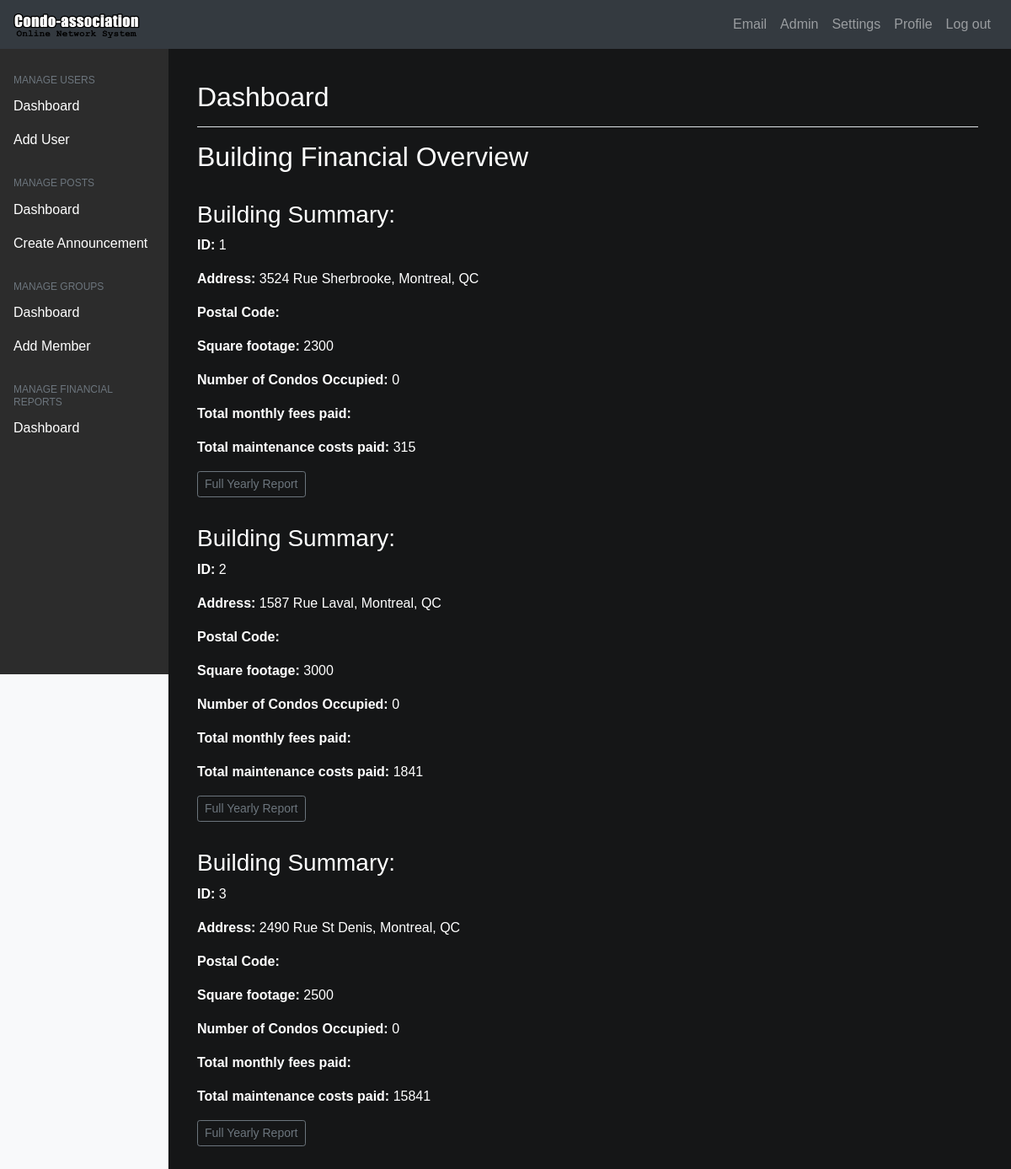
Before: /financials.php (signed in) with the older database file.
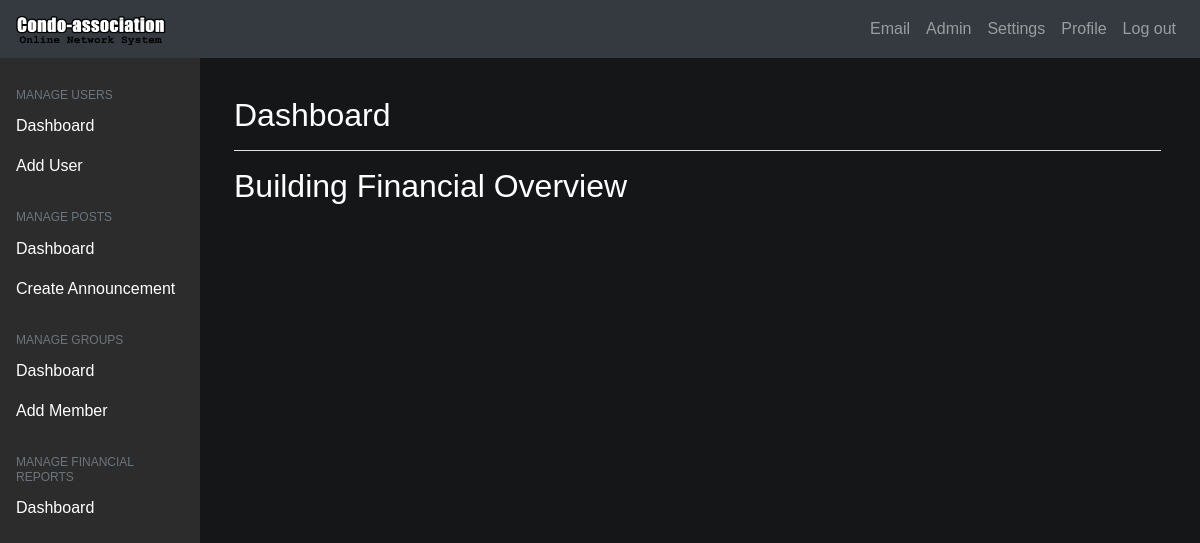
After: the same page with the newer database file.
### tables this page shows
CREATE TABLE `building` (
  `building_id` INT NOT NULL AUTO_INCREMENT,
  `square_footage` DECIMAL NOT NULL,
  `address` VARCHAR(45) NOT NULL,
  `postal_code` VARCHAR(7) NOT NULL,
  PRIMARY KEY (`building_id`)
);

### includes/config_inc.php (called while the page is built, shortened)
<?php
    $home_url = "index.php";
    $register_url = "admin_registration.php";
    $profile_url = "profile.php";
    $logout_url = "includes/logout_inc.php";
    $admin_url = "admin.php";
    $admin_group_add_url = "admin_add_group_member.php";
    $admin_posts_url = "admin_posts.php";
    $admin_announcement_url = "admin_announcement.php";
    $admin_groups_url = "admin_groups.php";
    $settings_url = "settings.php";
    $active_page = substr($_SERVER["SCRIPT_NAME"],strrpos($_SERVER["SCRIPT_NAME"],"/")+1);
    $email_url = "email.php";
    $financials_url = "financials.php";

### includes/financials_functions_inc.php (the view, shortened to what this page needs)
<?php
function get_occupied_condos_count($conn, $bid) {
    $sql = "SELECT COUNT(owner_id) AS building_owned FROM condo WHERE building_id = {$bid};";
    $query_result = mysqli_query($conn, $sql);
    $row = mysqli_fetch_assoc($query_result);
    $result = $row["building_owned"];
    return $result;
}
function get_total_monthly_fees($conn, $bid) {
    $sql = "SELECT SUM(default_monthly_payment) AS building_default_yearly_sum FROM transaction_record, condo
		    WHERE (transaction_record.user_id = condo.owner_id AND condo.building_id = {$bid});";
    $query_result = mysqli_query($conn, $sql);
    $row = mysqli_fetch_assoc($query_result);
    $result = $row["building_default_yearly_sum"];
    return $result;
}
function get_total_maintenance_costs($conn, $bid) {
$sql = "SELECT SUM(total_cost) AS building_maintenance FROM maintenance WHERE building_id = {$bid};";
    $query_result = mysqli_query($conn, $sql);
    $row = mysqli_fetch_assoc($query_result);
    $result = $row["building_maintenance"];
    return $result;
}
function print_building_financial_overview($conn) {
    $sql = "SELECT * FROM building ORDER BY building_id ASC;";
    $query_result = mysqli_query($conn, $sql);
    while($row = mysqli_fetch_assoc($query_result)) {
        $bid = $row["building_id"];
        $address = $row["address"];
        $postal_code = $row["postal_code"];
        $square_footage = $row["square_footage"];
        $occupied_count = get_occupied_condos_count($conn, $bid);
        $monthly_fees_paid = get_total_monthly_fees($conn, $bid);
        $maintenance_fees_paid = get_total_maintenance_costs($conn, $bid);
        echo "
        <h3 class='sm-margin-top'> Building Summary: </h3>
        <p><b> ID:</b> {$bid}</p>
        <p><b> Address: </b> {$address}</p>
        <p><b> Postal Code: </b> {$postal_code}</p>
        <p><b> Square footage:</b> {$square_footage}</p>
        <p><b> Number of Condos Occupied:</b> {$occupied_count}</p>
        <p><b> Total monthly fees paid:</b> {$monthly_fees_paid}</p>
        <p><b> Total maintenance costs paid:</b> {$maintenance_fees_paid}</p>
        ";
        echo "<div class=\"btn-group mr-2\">
                <a href=\"financial_report.php?bid={$bid}\"><button type=\"button\" class=\"btn btn-sm btn-outline-secondary\">Full Yearly Report</button></a>
                </div>";
    }
}

### templates/header.php (shortened to what this page needs)
<?php
    require_once "includes/config_inc.php";
?>
<!DOCTYPE html>
<html lang="en">
<head>
    <link rel="stylesheet" href="https://cdn.jsdelivr.net/npm/bootstrap@4.5.3/dist/css/bootstrap.min.css">
    <link rel="stylesheet" href="css/style.css">
</head>
<body>
    <nav class="navbar navbar-expand-md bg-dark navbar-dark fixed-top">
        <a id="logo" class="navbar-brand" href="<?php echo $home_url ?>">
    <img src="uploads/logo.png" alt="Home" style="width:150px;height:30px;">
    </a>
        <div class="collapse navbar-collapse" id="collapsibleNavbar">
            <ul class="navbar-nav ml-auto">
                <li class="nav-item">
                <?php
                    if (isset($_SESSION["user_id"])) {
                        echo "<a class=\"nav-link ";
                            if(strpos($active_page, "email") !== false)
                                echo "active";
                        echo "\" href=\"{$email_url}\">Email</a>";
                        if ($_SESSION["privilege"] == "admin") {
                            echo "<li class=\"nav-item\"><a class=\"nav-link ";
                            if(strpos($active_page, "admin") !== false)
                                echo "active";
                            echo "\" href=\"{$admin_url}\">Admin</a></li>";
                        }
                        echo "<li class=\"nav-item\"><a class=\"nav-link ";
                            if($active_page == "{$settings_url}")
                                echo "active";
                            echo "\" href=\"{$settings_url}\">Settings</a></li>";
                        echo "<a class=\"nav-link ";
                            if($active_page == "profile.php")
                                echo "active";
                        echo "\" href=\"{$profile_url}?uid={$_SESSION["user_id"]}\" >Profile</a>";
                    }
                    else {
                        echo "<a class=\"nav-link ";
                            if($active_page == "{$login_url}")
                                echo "active";
                        echo "\" href=\"{$login_url}\">Login</a>";
                    }
                ?>
                </li>
                <li class="nav-item">
                <?php
                    if (isset($_SESSION["user_id"]))
                        echo "<a class=\"nav-link\" href=\"{$logout_url}\">Log out</a>";
                ?>
                </li>
            </ul>
        </div>
    </nav>
    <div class="container-fluid margin-top">

### templates/admin_header.php (shortened to what this page needs)
<?php
    include_once "header.php";
?>
<div class="container-fluid">
<div class="row">
    <nav id="sidebarMenu" class="col-md-3 col-lg-2 d-md-block bg-light sidebar collapse">
    <div class="sidebar-sticky pt-3">
       <h6 class="sidebar-heading d-flex justify-content-between align-items-center px-3 mt-4 mb-1 text-muted">
        <span>Manage Users</span>
        </h6>
        <ul class="nav flex-column">
        <li class="nav-item">
            <a class="nav-link"  href="<?php echo "".$admin_url; ?>">
            Dashboard
            </a>
        </li>
        <li class="nav-item">
            <a class="nav-link" href="<?php echo "".$register_url; ?>">
            Add User
            </a>
        </li>
        </ul>
        <h6 class="sidebar-heading d-flex justify-content-between align-items-center px-3 mt-4 mb-1 text-muted">
        <span>Manage Posts</span>
        </h6>
        <ul class="nav flex-column mb-2">
        <li class="nav-item">
            <a class="nav-link" href="<?php echo "".$admin_posts_url; ?>">
            Dashboard
            </a>
        </li>
        <li class="nav-item">
            <a class="nav-link" href="<?php echo "".$admin_announcement_url; ?>">
            Create Announcement
            </a>
        </li>
        </ul>
        <h6 class="sidebar-heading d-flex justify-content-between align-items-center px-3 mt-4 mb-1 text-muted">
        <span>Manage Groups</span>
        </h6>
        <ul class="nav flex-column mb-2">
        <li class="nav-item">
			<a class="nav-link" href="<?php echo $admin_groups_url; ?>">
            Dashboard
            </a>
        </li>
        <li class="nav-item">
			<a class="nav-link" href="<?php echo $admin_group_add_url; ?>">
            Add Member
            </a>
        </li>
        </ul>
        <h6 class="sidebar-heading d-flex justify-content-between align-items-center px-3 mt-4 mb-1 text-muted">
        <span>Manage Financial Reports</span>
        </h6>
        <ul class="nav flex-column mb-2">
        <li class="nav-item">
            <a class="nav-link" href="<?php echo "".$financials_url; ?>">
            Dashboard
            </a>
        </ul>
    </div>
    </nav>
    <main role="main" class="col-md-9 ml-sm-auto col-lg-10 px-md-4">
        <div class="pt-3 pb-2 mb-3 border-bottom">
            <h1 class="h2">Dashboard</h1>
        </div>

### financials.php (shortened to what this page needs)
<?php
    include_once "templates/admin_header.php";
?>
<h2>Building Financial Overview</h2>
<?php
	require_once "includes/db_handler_inc.php";
	require_once "includes/financials_functions_inc.php";
	print_building_financial_overview($conn);
?>
<?php
    include_once "templates/admin_footer.php";
?>

### templates/admin_footer.php
    </main>
</div>
</div>
<?php
    include_once "footer.php";
?>

### templates/footer.php (shortened to what this page needs)
</div>
</body>
</html>

### css/style.css (style rules this page uses)
body { color: #fff; background-color: #151617; }
.margin-top { margin-top : 5rem; }
.sidebar { position: fixed; top: 0; bottom: 0; left: 0; z-index: 100; padding: 48px 0 0; box-shadow: inset -1px 0 0 rgba(0, 0, 0, .1); }
.sidebar-sticky { position: relative; top: 0; height: calc(100vh - 48px); padding-top: .5rem; overflow-x: hidden; overflow-y: auto; background-color: #2c2c2c }
.sidebar .nav-link { font-weight: 500; color: #fff }
.sidebar-heading { font-size: .75rem; text-transform: uppercase; }
body { font-family: Arial, Helvetica, sans-serif; }
* { box-sizing: border-box; }
.sm-margin-top { margin-top: 2rem; }

Changed rows visible on the page:
removed building: building_id "1", address "3524 Rue Sherbrooke, Montreal, QC", square_footage "2300", occupied_count "0", maintenance_fees_paid "315"
removed building: building_id "2", address "1587 Rue Laval, Montreal, QC", square_footage "3000", occupied_count "0", maintenance_fees_paid "1841"
removed building: building_id "3", address "2490 Rue St Denis, Montreal, QC", square_footage "2500", occupied_count "0", maintenance_fees_paid "15841"
